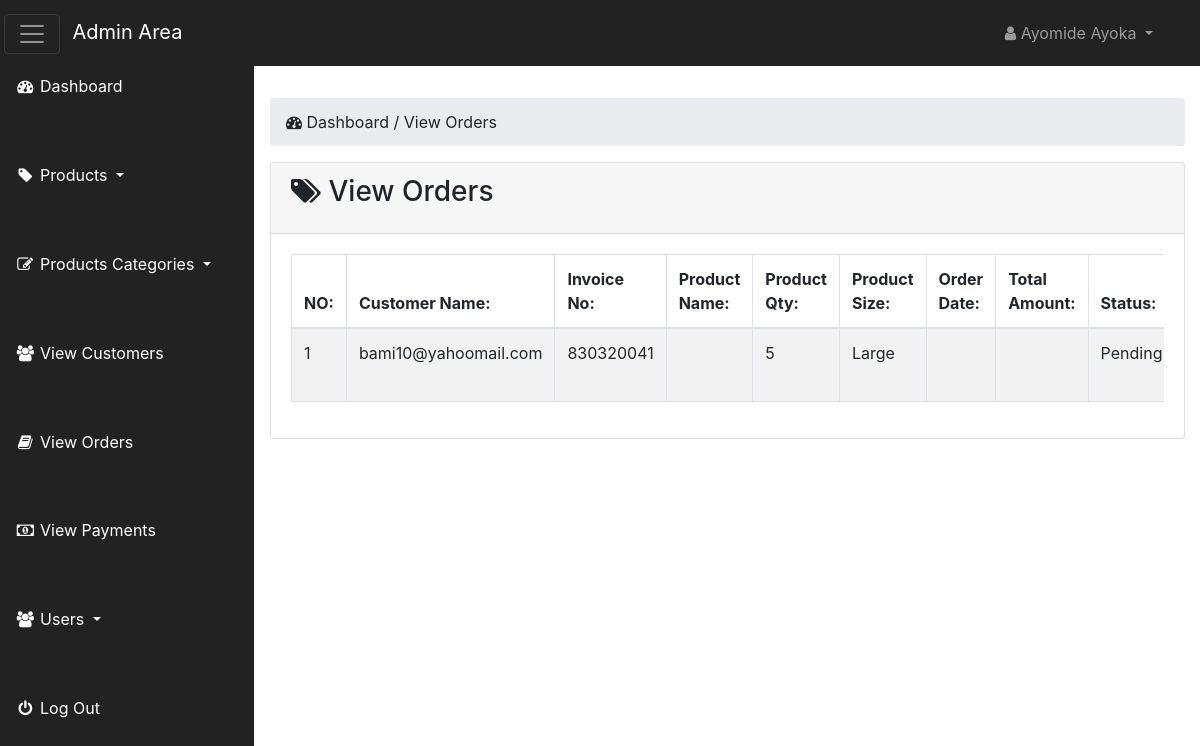
The page /admin_area/index.php?view_orders (signed in) on the database its author committed.
### tables this page shows
CREATE TABLE `pending_orders` (
  `order_id` int(100) NOT NULL,
  `customer_id` int(100) NOT NULL,
  `invoice_no` int(100) NOT NULL,
  `product_id` int(100) NOT NULL,
  `qty` int(100) NOT NULL,
  `size` text NOT NULL,
  `order_status` text NOT NULL
);

CREATE TABLE `customers` (
  `customer_id` int(100) NOT NULL,
  `customer_name` varchar(255) NOT NULL,
  `customer_email` varchar(255) NOT NULL,
  `customer_pass` varchar(255) NOT NULL,
  `customer_country` text NOT NULL,
  `customer_cty` text NOT NULL,
  `customer_contact` varchar(255) NOT NULL,
  `customer_address` text NOT NULL,
  `customer_image` varchar(100) NOT NULL,
  `customer_ip` varchar(100) NOT NULL
);

### admin_area/view_orders.php (the view, shortened to what this page needs)
<?php
   if(!isset($_SESSION['admin_email'])) {
    echo "<script> window.open('login.php','_self') </script>";
   }
   else{
?>
<div class="row">
    <div class="col-lg-12 mt-5">
        <ol class="breadcrumb">
            <li class="active">
                <i class="fa fa-dashboard"></i> Dashboard / View Orders
            </li>
        </ol>
    </div>
</div>
<div class="row">
    <div class="col-lg-12">
        <div class="card">
            <div class="card-header">
                <h3 class="card-title">
                  <i class="fa fa-tags"></i> View Orders
                </h3>
            </div>
            <div class="card-body">
                <div class="table-responsive">
                    <table class="table table-striped table-bordered table-hover">
                        <thead>
                            <tr>
                                <th> NO: </th>
                                <th> Customer Name: </th>
                                <th> Invoice No: </th>
                                <th> Product Name: </th>
                                <th> Product Qty: </th>
                                <th> Product Size: </th>
                                <th> Order Date: </th>
                                <th> Total Amount: </th>
                                <th> Status: </th>
                            </tr>
                        </thead>
                        <tbody>
                          <?php
                           $i=0;
                           $get_orders = "select * from pending_orders";
                           $run_orders = mysqli_query($con,$get_orders);
                           while($row_orders = mysqli_fetch_array($run_orders)) {
                             $order_id = $row_orders['order_id'];
                             $c_id = $row_orders['customer_id'];
                             $invoice_no = $row_orders['invoice_no'];
                             $product_id = $row_orders['product_id'];
                             $qty = $row_orders['qty'];
                             $size = $row_orders['size'];
                             $order_status  = $row_orders['order_status'];
                             $get_products = "select * from products where product_id='$product_id'";
                             $run_products = mysqli_query($con,$get_products);
                             $row_products = mysqli_fetch_array($run_products);
                             $product_title = $row_products['product_title'];
                             $get_c_order = "select * from customer_orders where order_id='$order_id'";
                             $run_c_order = mysqli_query($con,$get_c_order);
                             $row_c_order = mysqli_fetch_array($run_c_order);
                             $order_date = $row_c_order['order_date'];
                             $order_amount = $row_c_order['due_amount'];
                             $get_customers = "select * from customers where customer_id='$c_id'";
                             $run_customer = mysqli_query($con,$get_customers);
                             $row_customer = mysqli_fetch_array($run_customer);
                             $customer_email = $row_customer['customer_email'];
                             $i++;
                          ?>
                          <tr>
                              <td> <?php echo $i; ?> </td>
                              <td> <?php echo $customer_email; ?> </td>
                              <td> <?php echo $invoice_no; ?> </td>
                              <td> <?php echo $product_title; ?> </td>
                              <td> <?php echo $qty; ?> </td>
                              <td> <?php echo $size; ?> </td>
                              <td> <?php echo $order_date; ?> </td>
                              <td> <?php echo $order_amount; ?> </td>
                              <td> <?php
                                  if($order_status=='Pending') {
                                     echo $order_status='Pending';
                                  }
                                  else{
                                    echo $order_status='Complete';
                                  }
                              ?> </td>
                          </tr>
                         <?php } ?>
                        </tbody>
                    </table>
                </div>
            </div>
        </div>
    </div>
</div>
<?php } ?>

### admin_area/includes/sidebar.php (shortened to what this page needs)
<?php
   if(!isset($_SESSION['admin_email'])) {
    echo "<script> window.open('login.php','_self') </script>";
   }
   else{
?>
<nav class="navbar navbar-inverse fixed-top navbar-dark bg-dark" id="first-nav">
    <div class="navbar-header">
        <button class="navbar-toggler mr-2" id="basttoggle" type="button" data-toggle="collapse" data-target=".navbar-ex1-collapse">
            <span class="navbar-toggler-icon"></span>
        </button>
        <a href="index.php?dashboard" class="navbar-brand">Admin Area</a>
    </div>
    <ul class="nav navbar-right top-nav">
        <li class="nav-item dropdown">
            <a class="nav-link dropdown-toggle" href="#" data-toggle="dropdown">
               <i class="fa fa-user"></i> <?php echo $admin_name; ?>
            </a>
        </li>
    </ul>
    <div class=" navbar-collapse navbar-ex1-collapse">
        <ul class="nav side-nav" id="side-nav">
            <li>
                <a class="nav-link" href="index.php?dashboard">
                  <i class="fa fa-fw fa-dashboard"></i> Dashboard
                </a>
            </li>
            <li class="nav-item dropdown">
                <a class="nav-link dropdown-toggle" href="#" data-toggle="dropdown" data-target="#products">
                  <i class="fa fa-fw fa-tag"></i> Products
                </a>
            </li>
            <li class="nav-item dropdown">
                <a class="nav-link dropdown-toggle" href="#" data-toggle="dropdown" data-target="#products">
                  <i class="fa fa-fw fa-edit"></i> Products Categories
                </a>
            </li>
            <li>
                <a  class="nav-link" href="index.php?view_customers">
                  <i class="fa fa-fw fa-users"></i> View Customers
                </a>
            </li>
            <li>
                <a  class="nav-link" href="index.php?view_orders">
                  <i class="fa fa-fw fa-book"></i> View Orders
                </a>
            </li>
            <li>
                <a  class="nav-link" href="index.php?view_payments">
                  <i class="fa fa-fw fa-money"></i> View Payments
                </a>
            </li>
            <li class="nav-item dropdown">
                <a class="nav-link dropdown-toggle" href="#" data-toggle="dropdown" data-target="#products">
                  <i class="fa fa-fw fa-users"></i> Users
                </a>
            </li>
            <li>
                <a class="nav-link" href="logout.php">
                  <i class="fa fa-fw fa-power-off"></i> Log Out
                </a>
            </li>
        </ul>
    </div>
</nav>
<?php } ?>

### admin_area/css/style.css (style rules this page uses)
* { margin: 0; padding: 0; }
body { margin-top: 100px; }
@media (min-width:768px) { body { margin-top: 50px; } }
#first-nav { background-color: #222222 !important; }
#first-nav #basttoggle { margin-left: -12px; }
#first-nav .top-nav { margin:0 15px; }
.top-nav>li>a { color:#999999; line-height: 20px; padding-top: 15px; padding-bottom: 15px; }
#side-nav { margin: -17px !important; }
.side-nav>li { padding: 0; margin: 0; }
.side-nav>li>a { color: #ffffff; }
@media (min-width:768px) { .side-nav { position: fixed; top: 83px; bottom: 0; width: 255px; overflow-x: hidden; overflow-y: auto; background-color: #222222; padding-bottom: 40px; border-radius: 0; } }
@media (min-width:768px) { .side-nav>li>a { width: 255px; } }
.card-body { border-radius: 5px; }

### rows shown on the page
pending_orders: customer.customer_email "bami10@yahoomail.com", invoice_no "830320041", qty "5", size "Large"

### other values the page prints
$admin_name "Ayomide Ayoka"
